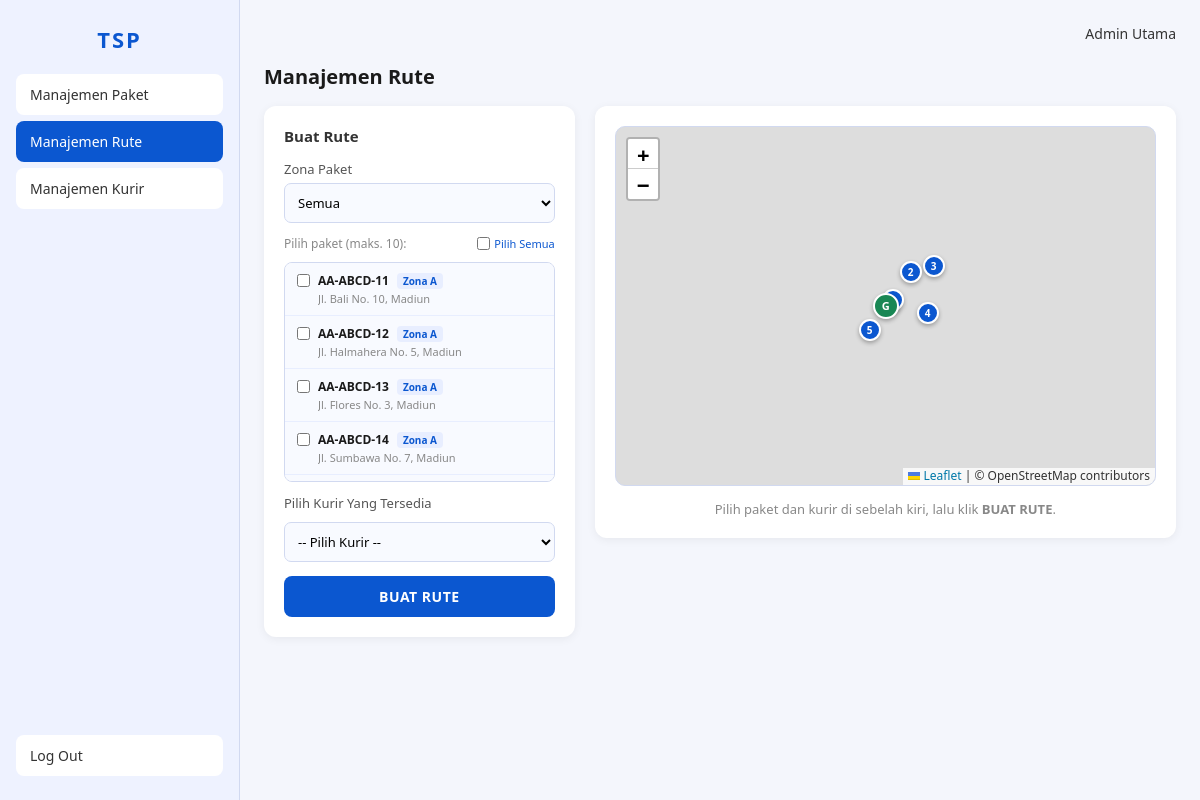
The page /admin.php?menu=rute (signed in) on the database its author committed.
### tables this page shows
CREATE TABLE paket (
    id_paket   INT AUTO_INCREMENT PRIMARY KEY,
    no_resi    VARCHAR(20)   NOT NULL UNIQUE,
    alamat     TEXT          NOT NULL,
    zona       VARCHAR(50)   NOT NULL,
    latitude   DECIMAL(10,7) DEFAULT NULL,
    longitude  DECIMAL(10,7) DEFAULT NULL,
    status     ENUM('belum_dikirim','sedang_dikirim','sudah_dikirim') DEFAULT 'belum_dikirim',
    id_admin   INT           DEFAULT NULL,
    created_at TIMESTAMP DEFAULT CURRENT_TIMESTAMP,
    FOREIGN KEY (id_admin) REFERENCES admin(id_admin) ON DELETE SET NULL
);

### manajemen_rute.php (the view, shortened to what this page needs)
<?php
require_once 'koneksi.php';
$mode_pilih = isset($_GET['pilih_rute']) && !empty($_SESSION['tsp_hasil']);
$zona_filter = $_GET['zona_filter'] ?? 'Semua';
$zr = $conn->query("SELECT DISTINCT zona FROM paket WHERE status='belum_dikirim' ORDER BY zona");
$zona_list = ['Semua'];
while ($z = $zr->fetch_row()) $zona_list[] = $z[0];
$sql_paket = "SELECT id_paket, no_resi, alamat, zona, latitude, longitude
              FROM paket WHERE status='belum_dikirim'";
$sql_paket .= " ORDER BY zona, created_at";
$paket_tersedia = $conn->query($sql_paket)->fetch_all(MYSQLI_ASSOC);
$kurir_list = $conn->query(
    "SELECT id_kurir, nama FROM kurir WHERE status='aktif' ORDER BY nama"
)->fetch_all(MYSQLI_ASSOC);
$id_rute_tampil = (int)($_GET['id_rute'] ?? 0);
$info_rute      = null;
?>
<h2 class="page-title">Manajemen Rute</h2>
<div class="panel-container">
<div class="panel-left">
    <h3>Buat Rute</h3>
    <form method="GET" style="margin-bottom:12px;">
        <label style="font-size:13px;font-weight:500;color:#555;">Zona Paket</label>
        <select name="zona_filter" onchange="this.form.submit()" style="width:100%;margin-top:5px;padding:9px;border:1px solid #d1d9f0;border-radius:7px;font-size:13px;background:#f8faff;">
            <?php foreach ($zona_list as $z): ?>
                <option value="<?= htmlspecialchars($z) ?>" <?= $zona_filter===$z ? 'selected':'' ?>>
                    <?= htmlspecialchars($z) ?>
                </option>
            <?php endforeach; ?>
        </select>
    </form>
    <form method="POST" action="?menu=rute">
        <div style="display:flex;align-items:center;justify-content:space-between;margin-bottom:8px;">
            <p style="font-size:12px;color:#888;margin:0;">Pilih paket (maks. 10):</p>
            <label style="font-size:11px;color:#0b57d0;cursor:pointer;display:flex;align-items:center;gap:4px;margin:0;">
                <input type="checkbox" id="select-all-paket" style="width:auto;margin:0;">
                Pilih Semua
            </label>
        </div>
        <div class="list-paket">
            <?php if (empty($paket_tersedia)): ?>
                <div style="text-align:center;padding:20px 10px;">
                    <p style="color:#aaa;font-size:13px;margin:0;">Tidak ada paket untuk zona ini.</p>
                </div>
            <?php else: ?>
                <?php foreach ($paket_tersedia as $p): ?>
                <label class="paket-item">
                    <input type="checkbox" name="paket_dipilih[]" value="<?= $p['id_paket'] ?>">
                    <div class="paket-info">
                        <div class="paket-info-header">
                            <span class="paket-resi"><?= htmlspecialchars($p['no_resi']) ?></span>
                            <span class="paket-zona">Zona <?= htmlspecialchars($p['zona']) ?></span>
                        </div>
                        <div class="paket-alamat"><?= htmlspecialchars($p['alamat']) ?></div>
                    </div>
                </label>
                <?php endforeach; ?>
            <?php endif; ?>
        </div>
        <label style="font-size:13px;font-weight:500;color:#555;display:block;margin-bottom:5px;">
            Pilih Kurir Yang Tersedia
        </label>
        <div style="display:flex;gap:8px;align-items:center;">
            <select name="id_kurir" style="flex:1;padding:9px;border:1px solid #d1d9f0;border-radius:7px;font-size:13px;background:#f8faff;">
                <option value="0">-- Pilih Kurir --</option>
            </select>
        </div>
        <button type="submit" class="btn-primary" style="margin-top:14px;">BUAT RUTE</button>
    </form>
</div>
<div class="panel-right">
    <?php if ($mode_pilih && !empty($_SESSION['tsp_hasil'])): ?>
    <?php
        $tsp_hasil   = $_SESSION['tsp_hasil'];
        $rute_pendek = $tsp_hasil['terpendek'];
        $rute_jauh   = $tsp_hasil['terjauh'];
        $nama_kurir_pilih = '';
        foreach ($kurir_list as $k) {
            if ($k['id_kurir'] == $tsp_hasil['id_kurir']) {
                $nama_kurir_pilih = $k['nama'];
                break;
            }
        }
    ?>
    <div class="rute-result">
        Hasil Generate &nbsp;|&nbsp;
        Kurir: <strong><?= htmlspecialchars($nama_kurir_pilih) ?></strong> &nbsp;|&nbsp;
        Jumlah Paket: <strong><?= count($rute_pendek['urutan']) - 1 ?></strong>
        &nbsp;|&nbsp;
        <a href="?menu=rute" style="color:#e53935;font-size:12px;text-decoration:none;">Batal</a>
    </div>
    <div style="display:flex;gap:10px;margin-bottom:14px;">
        <div class="rute-info-box rute-info-pendek" id="info-pendek" onclick="pilihRuteView('terpendek')" style="cursor:pointer;">
            <div style="font-size:12px;color:#555;margin-bottom:4px;">Rute Terpendek</div>
            <div style="font-size:18px;font-weight:700;color:#0b57d0;"><?= $rute_pendek['jarak'] ?> km</div>
            <form method="POST" action="?menu=rute" style="margin-top:8px;">
                <input type="hidden" name="aksi" value="simpan_rute">
                <input type="hidden" name="tipe_rute" value="terpendek">
                <button type="submit" class="btn-sm" style="background:#0b57d0;color:white;width:100%;">Pilih</button>
            </form>
        </div>
        <div class="rute-info-box rute-info-jauh" id="info-jauh" onclick="pilihRuteView('terjauh')" style="cursor:pointer;">
            <div style="font-size:12px;color:#555;margin-bottom:4px;">Rute Terjauh</div>
            <div style="font-size:18px;font-weight:700;color:#e53935;"><?= $rute_jauh['jarak'] ?> km</div>
            <form method="POST" action="?menu=rute" style="margin-top:8px;">
                <input type="hidden" name="aksi" value="simpan_rute">
                <input type="hidden" name="tipe_rute" value="terjauh">
                <button type="submit" class="btn-sm" style="background:#e53935;color:white;width:100%;">Pilih</button>
            </form>
        </div>
    </div>
    <div id="map-rute" style="height:320px;border-radius:10px;margin-bottom:14px;border:1px solid #d1d9f0;"></div>
    <link rel="stylesheet" href="https://unpkg.com/leaflet@1.9.4/dist/leaflet.css">
    <script src="https://unpkg.com/leaflet@1.9.4/dist/leaflet.js"></script>
    <script>
    (function() {
        var rutePendek = <?= json_encode(array_map(function($t) {
            return ['lat' => $t['lat'], 'lng' => $t['lng'], 'label' => $t['no_resi']];
        }, $rute_pendek['urutan'])) ?>;
        var ruteJauh = <?= json_encode(array_map(function($t) {
            return ['lat' => $t['lat'], 'lng' => $t['lng'], 'label' => $t['no_resi']];
        }, $rute_jauh['urutan'])) ?>;
        var map = L.map('map-rute');
        L.tileLayer('https://{s}.tile.openstreetmap.org/{z}/{x}/{y}.png', {
            attribution: '&copy; OpenStreetMap contributors'
        }).addTo(map);
        var currentLayer = L.layerGroup().addTo(map);
        function tampilkanRute(data, color) {
            currentLayer.clearLayers();
            var latlngs = [];
            data.forEach(function(wp, idx) {
                var isDepot = (idx === 0);
                var icon = L.divIcon({
                    className: '',
                    html: '<div style="background:' + (isDepot ? '#198754' : color) + ';color:white;border-radius:50%;width:26px;height:26px;display:flex;align-items:center;justify-content:center;font-size:12px;font-weight:700;border:2px solid white;box-shadow:0 2px 4px rgba(0,0,0,0.3);">' + idx + '</div>',
                    iconSize: [26, 26], iconAnchor: [13, 13]
                });
                currentLayer.addLayer(L.marker([wp.lat, wp.lng], {icon: icon}).bindPopup(wp.label));
                latlngs.push([wp.lat, wp.lng]);
            });
            if (latlngs.length > 1) {
                currentLayer.addLayer(L.polyline(latlngs.concat([latlngs[0]]), {color: color, weight: 4, opacity: 0.8}));
                map.fitBounds(latlngs, {padding: [30, 30]});
            } else if (latlngs.length === 1) {
                map.setView(latlngs[0], 14);
            }
        }
        tampilkanRute(rutePendek, '#0b57d0');
        document.getElementById('info-pendek').classList.add('rute-info-active');
        window.pilihRuteView = function(tipe) {
            document.getElementById('info-pendek').classList.toggle('rute-info-active', tipe === 'terpendek');
            document.getElementById('info-jauh').classList.toggle('rute-info-active', tipe === 'terjauh');
            if (tipe === 'terpendek') {
                tampilkanRute(rutePendek, '#0b57d0');
            } else {
                tampilkanRute(ruteJauh, '#e53935');
            }
        };
    })();
    </script>
    <?php else: ?>
    <div id="map-rute" style="height:360px;border-radius:10px;margin-bottom:14px;border:1px solid #d1d9f0;"></div>
    <link rel="stylesheet" href="https://unpkg.com/leaflet@1.9.4/dist/leaflet.css">
    <p style="font-size:13px;color:#888;text-align:center;">
        Pilih paket dan kurir di sebelah kiri, lalu klik <strong>BUAT RUTE</strong>.
    </p>
    <?php endif; ?>
</div>
</div>

### style.css (style rules this page uses)
* { margin: 0; padding: 0; box-sizing: border-box; font-family: 'Segoe UI', Tahoma, sans-serif; }
body { background-color: #f4f6fc; }
.page-title { font-size: 20px; font-weight: 600; color: #1a1a1a; margin-bottom: 16px; }
.panel-container { display: flex; gap: 20px; flex-wrap: wrap; align-items: flex-start; }
.panel-left { background: white; padding: 20px; border-radius: 12px; flex: 1; min-width: 260px; box-shadow: 0 2px 10px rgba(0, 0, 0, 0.06); }
.panel-right { background: white; padding: 20px; border-radius: 12px; flex: 2; min-width: 340px; box-shadow: 0 2px 10px rgba(0, 0, 0, 0.06); }
.panel-left h3, .panel-right h3 { font-size: 15px; font-weight: 600; color: #333; margin-bottom: 14px; }
form label { display: block; margin-top: 12px; font-size: 13px; font-weight: 500; color: #555; }
form input, form select, form textarea { width: 100%; padding: 9px 12px; margin-top: 5px; border: 1px solid #d1d9f0; border-radius: 7px; background: #f8faff; font-size: 13px; transition: border 0.2s; }
.btn-primary { background: #0b57d0; color: white; border: none; padding: 11px 16px; width: 100%; border-radius: 8px; margin-top: 14px; cursor: pointer; font-size: 14px; font-weight: 600; letter-spacing: 0.5px; transition: background 0.2s; }
#map-rute { width: 100%; height: 100%; border-radius: 10px; }
.list-paket { max-height: 220px; overflow-y: auto; border: 1px solid #d1d9f0; border-radius: 8px; padding: 0; margin: 10px 0; background: #f8faff; font-size: 13px; }
.list-paket label { display: flex; align-items: flex-start; gap: 8px; padding: 9px 12px; cursor: pointer; margin-top: 0; border-bottom: 1px solid #e8eeff; }
.list-paket label:last-child { border-bottom: none; }
.list-paket label input[type="checkbox"] { width: auto; margin-top: 2px; flex-shrink: 0; accent-color: #0b57d0; }
.paket-info { flex: 1; min-width: 0; }
.paket-info-header { display: flex; align-items: center; gap: 8px; }
.paket-resi { font-weight: 600; font-size: 12px; color: #1a1a1a; }
.paket-zona { font-size: 10px; font-weight: 600; color: #0b57d0; background: #e8eeff; padding: 1px 6px; border-radius: 4px; }
.paket-alamat { font-size: 11px; color: #888; margin-top: 2px; overflow: hidden; text-overflow: ellipsis; white-space: nowrap; }

### rows shown on the page
paket: no_resi "AA-ABCD-11", zona "A", alamat "Jl. Bali No. 10, Madiun"
paket: no_resi "AA-ABCD-12", zona "A", alamat "Jl. Halmahera No. 5, Madiun"
paket: no_resi "AA-ABCD-13", zona "A", alamat "Jl. Flores No. 3, Madiun"
paket: no_resi "AA-ABCD-14", zona "A", alamat "Jl. Sumbawa No. 7, Madiun"

### other values the page prints
$_SESSION['nama'] "Admin Utama"
form field zona_filter "Semua"
